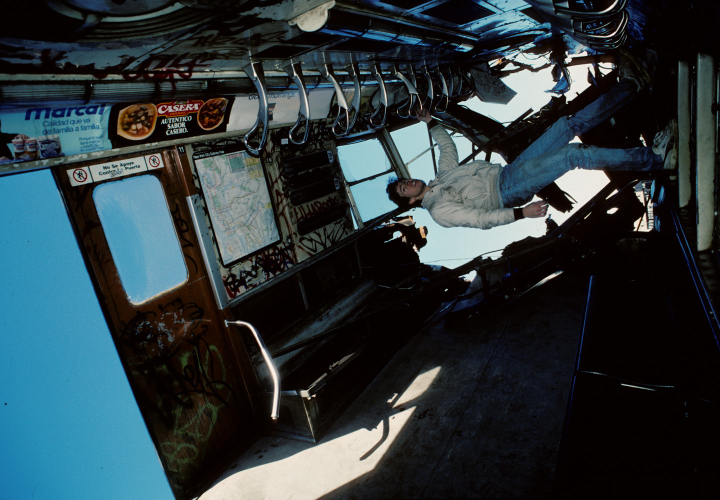
#> input picture samples/flash/images/ogwau.jpeg, 1440 x 999 px, found by its file name (shown at 1/2 size); the run also reads 1 picture not shown here
$ python image.py
#> lines starting #> are read from the running program, lines starting #| are printed output that depends on the picture
### blob_detection/circle.py
from .blob import BlobParams, BlobDetector

import cv2
import numpy as np
from draw_tools.draw_tools import *

import math

class CircleBlobParams(BlobParams):
    def __init__(self, minThreshold=100, maxThreshold=220, thresholdStep=10,
                 filterByColor=False, blobColor=0,
                 filterByArea=True, minArea=250, maxArea=10000,
                 filterByCircularity=False, minCircularity=0.1, maxCircularity=0.8,
                 filterByInertia=False, minInertiaRatio=0.1, maxInertiaRatio=0.6,
                 filterByConvexity=False, minConvexity=0.87, maxConvexity=0.95,
                 keypointsKept=1.0):
        super().__init__(minThreshold, maxThreshold, thresholdStep,
                         filterByColor, blobColor,
                         filterByArea, minArea, maxArea,
                         filterByCircularity, minCircularity, maxCircularity,
                         filterByInertia, minInertiaRatio, maxInertiaRatio,
                         filterByConvexity, minConvexity, maxConvexity,
                         keypointsKept)

class CircleBlobDetector(BlobDetector):
    def __init__(self, params: CircleBlobParams):
        # Creates detector and detectParams and keypoitns
        super().__init__(params)

    def detect(self, img):
        # Detect blobs in the image
        keypoints = self.detector.detect(img)
        indices = math.ceil(len(keypoints) * self.keypointsKept)

        # Randomly sample without replacement
        if indices > 0:
            selected_indices = np.random.choice(len(keypoints), size=indices, replace=False)
            sampled_keypoints = [keypoints[i] for i in selected_indices]
        else:
            sampled_keypoints = []

        return sampled_keypoints

    # TODO: parallelize this via merge sort method
    # Returns render, and mask
    def getSketchTemplate(self, img_to_draw_on, keypoints, drawParams):
        h, w = img_to_draw_on.shape[:2]

        overlay = img_to_draw_on.copy()

        # black background for mask
        line_mask = np.zeros((h, w, 3), dtype=np.uint8)

        # draw tracking
        for kp in keypoints:

            x, y = int(kp.pt[0]), int(kp.pt[1])
            radius = int(kp.size / 2)

            # drawing circles uses random noise, but we seed it to maintain consistency among mask and actual drawing
            seed = np.random.randint(0, 2**32 - 1)

            # Draw keypoint on grain mask using white
            draw_circle(line_mask, (x,y), radius, drawParams, seed, no_outline=False)


            # Draw keypoint on overlay using color
            draw_circle(overlay, (x, y), radius, drawParams, seed)

        # TODO: draw tracking lines onto line_mask and overlay

        # drawing circles uses random noise, but we seed it to maintain consistency among mask and actual drawing
        seed = np.random.randint(0, 2**32 - 1)
        draw_tracking(line_mask, keypoints, drawParams, seed, no_outline=False)
        draw_tracking(overlay, keypoints, drawParams, seed)

        return overlay, line_mask


### draw_tools/draw_tools.py
import cv2
import numpy as np
import math

class DrawParams():
    def __init__(self, color=(0, 0, 255), thickness=2, lineType=cv2.LINE_AA, noise=(0,0), num_connections=10, alg="random", offset = (0,0)):
        self.color = color
        self.thickness = thickness
        self.lineType = lineType
        self.noise = noise

        # tracking specific
        self.num_connections = num_connections
        self.alg = alg

        # edge detection only
        self.offset = offset

def add_grain(image, grain):
    """
    MUTATOR.
    Adds film-like grain to an RGB image.

    Args:
        image (np.ndarray): RGB image (H x W x 3) dtype=uint8
        intensity (int): Noise strength (0–255)
        alpha (float): Blending factor for grain visibility
    """

    if grain == (0,0):
        return image
    h, w, c = image.shape

    # Create random noise: same shape, values in [-intensity, intensity]
    noise = np.random.randint(grain[0], grain[1], (h, w, 1), dtype=np.int16)

    # Repeat noise across 3 channels (R, G, B)
    noise = np.repeat(noise, 3, axis=2)

    # Add noise to original image
    noisy = image.astype(np.int16) + noise

    # Clip to [0, 255] to avoid wraparound and convert back to uint8
    noisy = np.clip(noisy, 0, 255).astype(np.uint8)

    # Blend original and noisy image to soften effect
    image[:] = cv2.addWeighted(image, 1 - 0.5, noisy, 0.5, 0)


def draw_circle(image, center, radius, drawParams: DrawParams, seed, no_outline=True):
    """
    MUTATOR.
    Draws a noisy circle on an RGB image.
    """
    cx, cy = center

    # 100 points over circle
    angles = np.linspace(0, 2 * np.pi, 100, endpoint=False)

    points = []
    rng = np.random.default_rng(seed=seed)
    for theta in angles:
        # stretch out or in according to min and max noise
        noisy_r = radius + rng.uniform(drawParams.noise[0], drawParams.noise[1])
        x = int(cx + noisy_r * np.cos(theta))
        y = int(cy + noisy_r * np.sin(theta))
        points.append((x, y))

    pts = np.array(points, dtype=np.int32).reshape((-1, 1, 2))

    # for outline, we use white on a 2D array
    cv2.polylines(image, [pts], isClosed=True, color=drawParams.color if no_outline else (255, 255, 255), thickness=drawParams.thickness, lineType=drawParams.lineType)


def random_pairing(keypoints, num_connections, seed):
    """
    Randomly pairs keypoints
    """
    connections = set()
    rng = np.random.default_rng(seed=seed)
    max_connections = min(num_connections, math.comb(len(keypoints), 2))

    # TODO: this is too slow if we saturate graph
    while len(connections) < max_connections:
        a, b = rng.choice(keypoints, size=2, replace=False)
        if (a, b) not in connections and (b, a) not in connections:
            connections.add((a, b))
    return list(connections)

def draw_tracking(image, keypoints, drawParams: DrawParams, seed, no_outline=True):
    """
    MUTATOR.
    Draws lines between keypoints on RGB image

    Various algorithms:
    - Random pairing
    - Nearest neighbor

    """
    if drawParams.alg == "random":
        lines = random_pairing(keypoints, drawParams.num_connections, seed)
        for a, b in lines:
            # Draw line between keypoints
            cv2.line(image, (int(a.pt[0]), int(a.pt[1])), (int(b.pt[0]), int(b.pt[1])), drawParams.color if no_outline else (255, 255, 255), drawParams.thickness, drawParams.lineType)


### blob_detection/blob.py

from abc import ABC, abstractmethod
import cv2
from draw_tools.draw_tools import DrawParams

# abstract base class for blob parameters
# For other blob detectors, inherit from BlobParams
class BlobParams(ABC):
    def __init__(self, minThreshold=100, maxThreshold=220, thresholdStep=10,
                 filterByColor=False, blobColor=0,
                 filterByArea=True, minArea=250, maxArea=10000,
                 filterByCircularity=False, minCircularity=0.1, maxCircularity=0.8,
                filterByInertia=False, minInertiaRatio=0.1, maxInertiaRatio=0.6,
                filterByConvexity=False, minConvexity=0.87, maxConvexity=0.95,
                keypointsKept=1.0):

        detectParams = cv2.SimpleBlobDetector_Params()
        detectParams.minThreshold = minThreshold
        detectParams.maxThreshold = maxThreshold
        detectParams.thresholdStep = thresholdStep
        detectParams.filterByColor = filterByColor
        detectParams.blobColor = blobColor
        detectParams.filterByArea = filterByArea
        detectParams.minArea = minArea
        detectParams.maxArea = maxArea
        detectParams.filterByCircularity = filterByCircularity
        detectParams.minCircularity = minCircularity
        detectParams.maxCircularity = maxCircularity
        detectParams.filterByInertia = filterByInertia
        detectParams.minInertiaRatio = minInertiaRatio
        detectParams.maxInertiaRatio = maxInertiaRatio
        detectParams.filterByConvexity = filterByConvexity
        detectParams.minConvexity = minConvexity
        detectParams.maxConvexity = maxConvexity

        # Set the detection parameters
        self.detectParams = detectParams

        self.keypointsKept = keypointsKept

# abstract base class for blob detector
#for other blob detectors, inherit from BlobDetector
class BlobDetector(ABC):
    def __init__(self, params:BlobParams):
        self.detectParams = params.detectParams
        # Create a SimpleBlobDetector object with the specified parameters
        self.detector = cv2.SimpleBlobDetector_create(params.detectParams)
        self.keypointsKept = params.keypointsKept
    """
    Detects blobs and returns list of keypoints
    Keypoints are decremented via keypoint %
    """
    @abstractmethod
    def detect(self, img):
        pass

    """
    Returns new overlay image of blobs/tracing lines
    DOES NOT MODIFY ORIGINAL IMAGE
    """
    @abstractmethod
    def getSketchTemplate(self, img, keypoints, drawParams):
        pass

### display/image.py
from blob_detection.circle import *
from draw_tools.draw_tools import *

import cv2
import numpy as np

# Hierarchy in an image

"""
Image Hierarchy:

Base Image: the background image, which can have overlays and blobs on top of it
    Overlay Image: an image that is rendered on top of the base image.
        Centered at a specific point relative to the base image size.
        If overlay image is bigger, cuts off.

        Sketch Image:
            Specific version of overlay image. Sketches "over" parent image.

Changes called through functions, but not actually applied until rendering.
"""

# BlobSketchImages: sketches on top of overlay images (from tools)

from abc import ABC, abstractmethod

class Image(ABC):
    def __init__():
        pass

class StandardBlock(Image):
    # [5 lines left out: function __init__, not called in this run]

"""
THe background image.

Input takes in jpgs, etc. -> converts into np array
Rendering is in pre-order traversal (in order of overlay children)

When making changes, changes don't apply until rendered

imgSource is iether
"""
class BaseImage(Image):
    def __init__(self, imgSource, scale=1.0, grain=(0,0)):

        # either fiile or StandardBlock
        self.imgSource = imgSource

        # scale of base image is relative to given image
        self.scale = scale

        self.grain = grain

        self.children = []

        # Source -> curImage
        self.curImage = self.sourceToImage(imgSource)

        self.curRender = self.curImage.copy()  # Start with a copy of the current image for rendering

        self.renderImage() # Renders image to get currRender

    def sourceToImage(self, imgSource):
        """
        Converts image source to np array
        """
        img = None
        if isinstance(imgSource, str):
            img = cv2.imread(imgSource, cv2.IMREAD_COLOR)
            if img is None:
                raise ValueError(f"Could not read image file: {imgSource}")
        elif isinstance(imgSource, StandardBlock):
            # StandardBlock
            img= np.full((imgSource.height, imgSource.width, 3), imgSource.color, dtype=np.uint8)
            add_grain(img, imgSource.grain)
        else:
            # np array, already converted
            img = imgSource.copy()
        return img

    def resize_image(self, scale):
        """
        Resize base image to a new scale, without affecting children
        Args:
            scale (float): Scale factor to resize the image
        """
        self.scale = scale

    def resize_image_relative(self, relative_scale):
        """
        Resize base image proportionally, along with modifying base image scale of children
        """

        for overlay in self.children:
            if isinstance(overlay, OverlayImage):
                print("Resizing child")
                overlay.resize_image_relative(relative_scale)

        # resize ourselves
        self.resize_image(relative_scale * self.scale)

    def setChildren(self, children):
        """
        Sets children
        """
        self.children = children

    def addChild(self, child):
        self.children.append(child)

    # [6 lines left out: function changeBaseImage, not called in this run]

    def getRenderedImage(self):
        """
        Returns copy of rendered image with all overlays applied
        """
        return self.curRender.copy()


    def renderImage(self):
        """
        Render the current image with all overlays applied and scale applied
        Sets cur_render
        """
        rendered = self.curImage.copy()

        # Resize the current image based on the new scale
        rendered = cv2.resize(rendered, None, fx=self.scale, fy=self.scale, interpolation=cv2.INTER_LINEAR)

        add_grain(rendered, self.grain)

        # Image dimensions
        lh, lw = rendered.shape[:2]

        for child in self.children:


            # Child renders itself first
            child.renderImage()

            childRender = child.getRenderedImage()

            # We add rendered child to us

            # Dimensions of overlay

            sh, sw = childRender.shape[:2]

            # Compute center for overlay
            x_center = int(lw * child.cxPercent)
            y_center = int(lh * child.cyPercent)


            # Compute bounds of overlay in base image
            x1_base = max(0, x_center - sw // 2)
            y1_base = max(0, y_center - sh // 2)
            x2_base= min(lw, x_center + sw // 2)
            y2_base = min(lh, y_center + sh // 2)

            # Compute corresponding region in overlay image
            # Logic: from center, try to go left by half.
            x1_src = max(0, -(x_center - sw // 2))
            y1_src = max(0, -(y_center - sh // 2))

            # 2base - 1base = width of overlay image needed while still being less than lw, lh
            x2_src = x1_src + (x2_base - x1_base)
            y2_src = y1_src + (y2_base - y1_base)

            if isinstance(child, BlobSketchImage) or isinstance(child, EdgeSketchImage):
                mask = child.getMask()

                overlay_region = childRender[y1_src:y2_src, x1_src:x2_src]
                base_region = rendered[y1_base:y2_base, x1_base: x2_base]

                # apply transparency before putting on mask
                blended_region = child.transparency * overlay_region + (1-child.transparency) * base_region
                mask_region = mask[y1_src:y2_src, x1_src:x2_src]

                condition = mask_region > 0

                blended_region = np.where(condition, blended_region, base_region)
                rendered[y1_base:y2_base, x1_base: x2_base] = blended_region
            else:
                # overlay image

                if child.transparency == 1:
                    # Overlay: bound by lh, lw
                    rendered[y1_base:y2_base, x1_base: x2_base] = childRender[y1_src:y2_src, x1_src:x2_src]
                else:

                    overlay_region = childRender[y1_src:y2_src, x1_src:x2_src]
                    base_region = rendered[y1_base:y2_base, x1_base: x2_base]

                    # Apply blending
                    blended_region = child.transparency * overlay_region + (1-child.transparency) * base_region
                    rendered[y1_base:y2_base, x1_base: x2_base] = blended_region


        self.curRender = rendered

    # [9 lines left out: function makeCopy, not called in this run]


class OverlayImage(BaseImage):
    def __init__(self, imgSource, cxPercent=0.5, cyPercent=0.5, scale=0.5, grain=(0, 0), transparency=1.0):
        """
        cxPercent and cyPercent are relative to parent image size for center
        """
        super().__init__(imgSource, scale)

        # center of overlay relative to parent image size
        self.cxPercent = cxPercent
        self.cyPercent = cyPercent
        self.transparency = transparency
        self.grain = grain

    def reCenter(self, cxPercent, cyPercent):
        """
        Re-centers the overlay relative to parent image size
        Modifies cxPercent and cyPercent
        """
        self.cxPercent = cxPercent
        self.cyPercent = cyPercent

    # [9 lines left out: function makeCopy, not called in this run]

class BlobSketchImage(OverlayImage):
    """
    Creates a sketch image that draws on top of parent image for blob capturing

    imgSource is an np array
    """
    def __init__(self, imgSource, sketchTool, drawParams, cxPercent=0.5, cyPercent=0.5, scale=1.0, grain=(0,0), transparency=1.0):
        """
        Supported sketchTools:
        circleDetector instance

        """
        # scale of base image is relative to given image
        self.scale = scale

        self.grain = grain

        self.curImage = imgSource

        self.curRender = self.curImage.copy()  # Start with a copy of the current image for rendering

        self.cxPercent = cxPercent
        self.cyPercent = cyPercent
        self.transparency = transparency
        self.grain = grain

        self.sketchTool = sketchTool
        self.drawParams = drawParams

        self.mask = None

        self.children = []

        self.renderImage()

    def setChildren(self):
        raise ValueError("Not implemented")

    def renderImage(self):
        rendered = self.curImage.copy()

        # Resize the current image based on the new scale
        rendered = cv2.resize(rendered, None, fx=self.scale, fy=self.scale, interpolation=cv2.INTER_LINEAR)

        keypoints = self.sketchTool.detect(rendered)

        rendered, mask = self.sketchTool.getSketchTemplate(rendered, keypoints, self.drawParams)

        add_grain(rendered, self.grain)

        self.curRender = rendered
        self.mask = mask

    def getMask(self):
        return self.mask.copy()

    """
    Note: sketchTool is shared
    """
    # [25 lines left out: functions makeCopy, displayImage, renderAndDisplay, not called in this run]

class EdgeSketchImage(OverlayImage):
    """
    Creates a sketch image that draws on top of parent image for edge/contours

    # TODO: this could inherit similarly with BlobSketch maybe
    imgSource is an np array
    """
    # [26 lines left out: function __init__, not called in this run]

    def setChildren(self):
        raise ValueError("Not implemented")

    # [14 lines left out: function renderImage, not called in this run]

    def getMask(self):
        return self.mask.copy()

    # [9 lines left out: function makeCopy, not called in this run]

def displayImage(img, title="Image"):
    """
    Displays an image in a window.
    """
    cv2.imshow(title, img)
    cv2.waitKey(0)
    cv2.destroyAllWindows()

def renderAndDisplay(img: Image, title="image"):
    """
    Renders and displays image
    """
    img.renderImage()
    renderedImage = img.getRenderedImage()
    displayImage(renderedImage, title)

if __name__ == "__main__":

    # python -m display.image

    # TESTING IMAGE STACKING
    img = cv2.imread('samples/flash/images/ogwau.jpeg')
#> img is the input picture: shape (999, 1440, 3); mean B, G, R 62.1, 57.6, 44.6

    # Base Image:
    baseImage = BaseImage('samples/flash/images/ogwau.jpeg', scale=1.0)

    # Basic render:
    renderImage = baseImage.getRenderedImage()

    displayImage(renderImage, "Base Image")

    # Base Image with another stacked on top

    # Overlay Image:
    overlayImage = OverlayImage('samples/flash/images/ogwau2.png', transparency=0.5)
#> call 2 of sourceToImage, with imgSource = 'samples/flash/images/ogwau2.png'
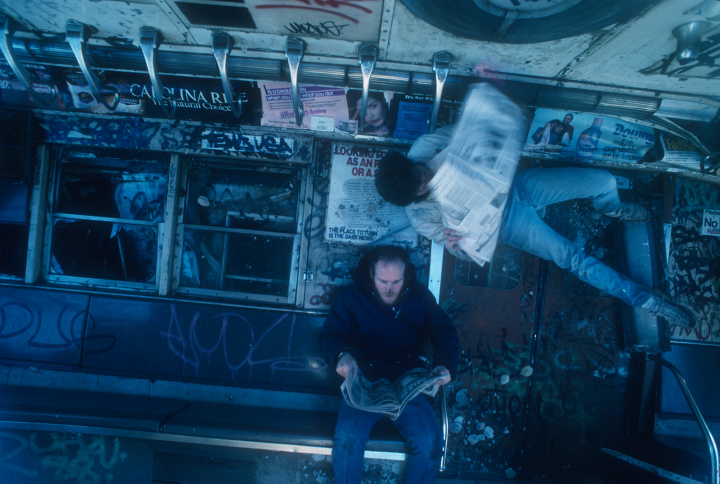
#> input picture samples/flash/images/ogwau2.png, 1440 x 967 px, found by its file name (shown at 1/2 size)
#> in sourceToImage, img is the input picture: shape (967, 1440, 3); mean B, G, R 98.4, 67.9, 24.5
#> in renderImage (call 2), `rendered = cv2.resize(rendered, None, fx=self.scale, fy=self.scale, in..`:
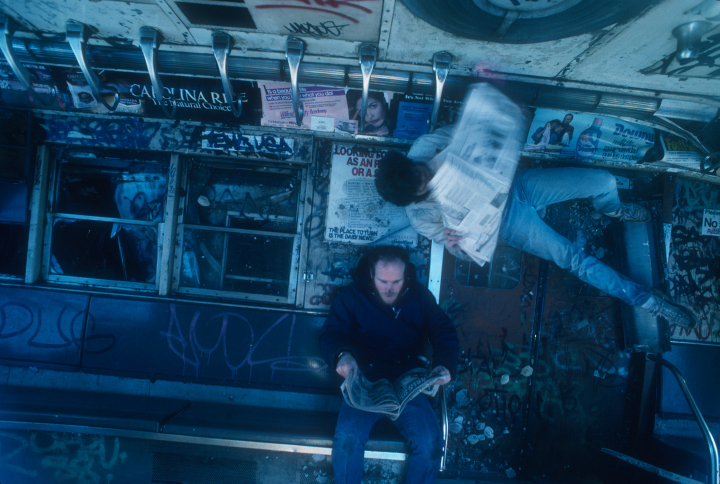
#> rendered: shape (484, 720, 3); mean B, G, R 98.6, 68, 24.6

    baseImage.setChildren([overlayImage])

    baseImage.renderImage()
#> the loop in renderImage (call 3), `for child in self.children:` made 1 pass
#> pass 1, in renderImage (call 3), `base_region = rendered[y1_base:y2_base, x1_base: x2_base]`:
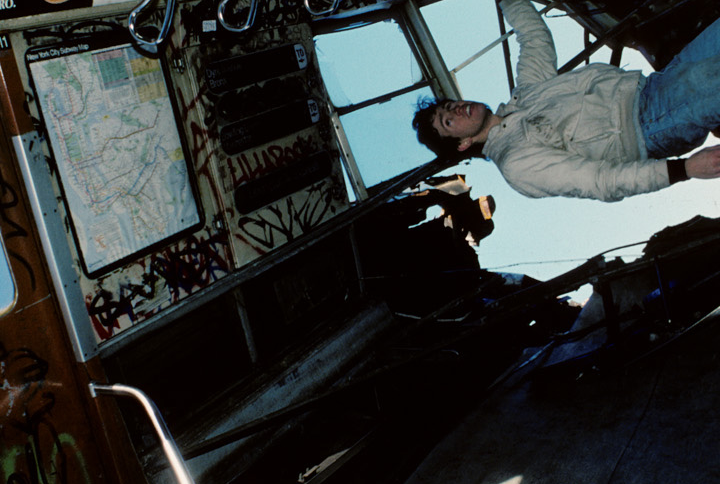
#> base_region: shape (484, 720, 3); mean B, G, R 57.1, 57.5, 53.2
#> pass 1, in renderImage (call 3), `blended_region = child.transparency * overlay_region + (1-child.transp..`:
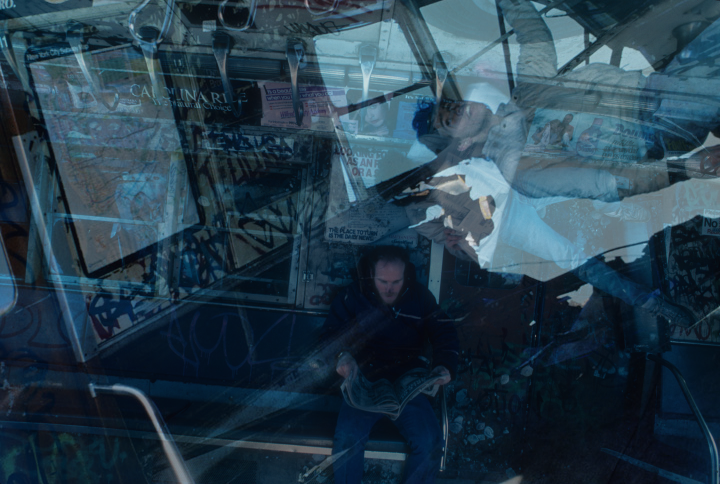
#> blended_region: shape (484, 720, 3) float64; mean of channels 0, 1, 2 77.8, 62.8, 38.9; drawn as B, G, R
#> after the loop in renderImage (call 3), `for child in self.children:`:
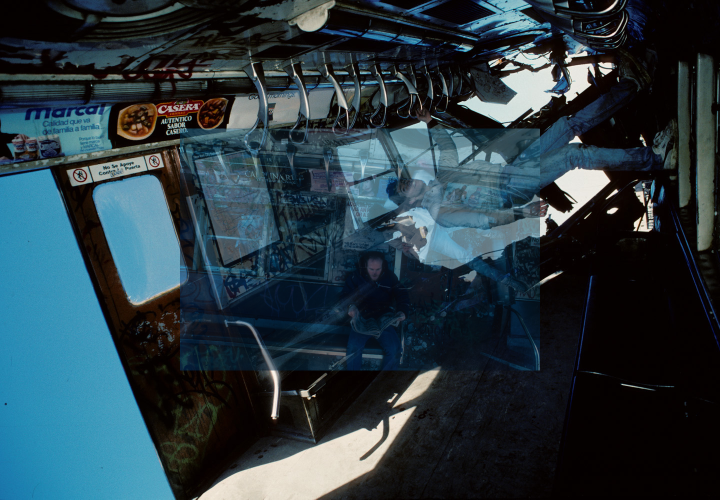
#> rendered: shape (999, 1440, 3) (shown at 1/2 size); mean B, G, R 67, 58.8, 41.1

    renderImage = baseImage.getRenderedImage()
    displayImage(renderImage, "Simple Image Stack")

    # Overlay Image 2:

    print("OVERLAY IMAGE 2")

    overlayImage2 = OverlayImage('samples/flash/images/ogwau3.png', cxPercent=0.25, cyPercent=0.25, scale=0.3)
#> (the rest of the program and of its run is left out)
